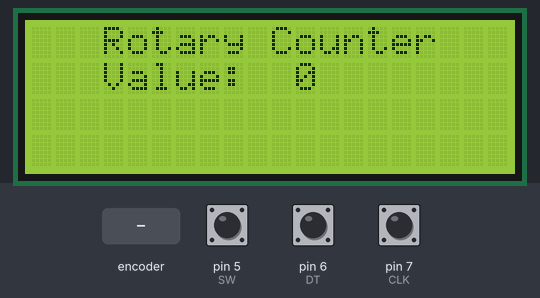
Simulated run of this sketch. Board: Arduino Uno, built with avr-gcc and run on an emulated ATmega328P. Shown: 20×4 character LCD. The test bench sets the inputs (shaded band); at power-on: pin 5 (SW) HIGH, pin 6 (DT) HIGH, pin 7 (CLK) HIGH.

Above: at 1.2 s.
1.3 s: pin 5 (SW) pulled LOW for 0.15 s
At 1.6 s:
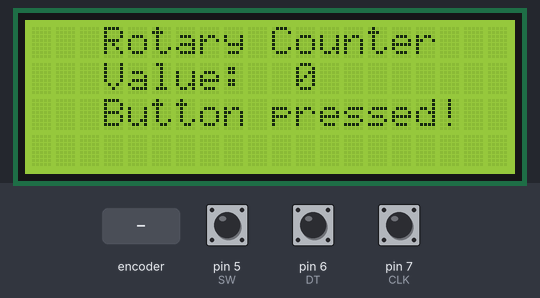
3.8 s: rotary encoder on pin 7 (CLK) / pin 6 (DT) turned 3 steps (first pin leading)
At 4.13 s:
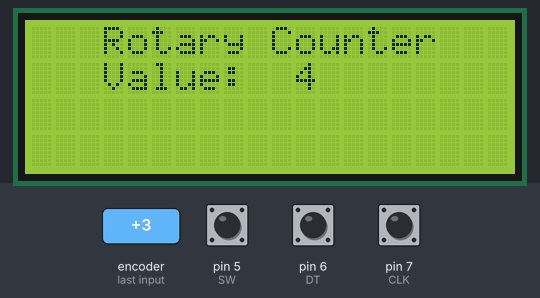
5.9 s: pin 5 (SW) pulled LOW for 1 s
At 6.3 s:
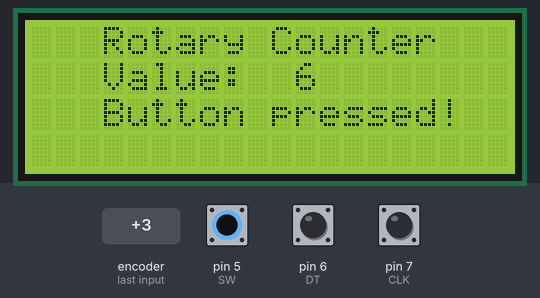
8.4 s: rotary encoder on pin 7 (CLK) / pin 6 (DT) turned 1 step (first pin leading)
At 9.8 s:
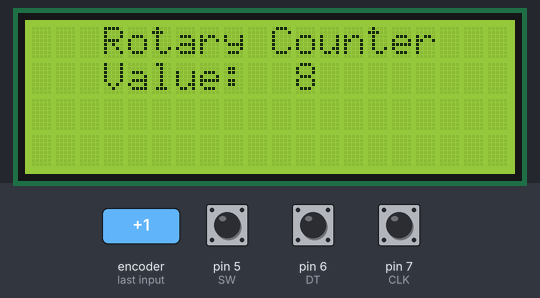
Timing chart, 0 to 11.1 s (numbered marks = the images above; inputs shaded):
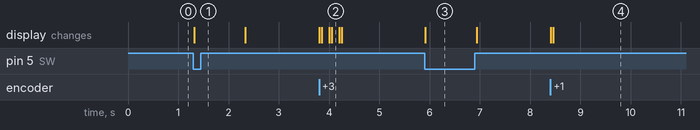

Measured:
- after the input at 1.3 s, the display: changes at once (image 1)
- after the input at 3.8 s, the display: first changes at once (image 2 shows a later state)
- after the input at 5.9 s, the display: changes at once (image 3)
- after the input at 8.4 s, the display: first changes at once (image 4 shows a later state)

The sketch:

2004_I2C_Rotary_Counter.ino
```cpp
#include <Wire.h>
#include <LiquidCrystal_I2C.h>
LiquidCrystal_I2C lcd(0x27, 20, 4);

#define CLK 7  // CLK
#define DT 6   // DT
#define SW 5   // Switch

 int counter = 0;
 int aState;
 int aLastState;
 int lastButtonPress = 0;

void setup() {
  pinMode (CLK,INPUT);
  pinMode (DT,INPUT);
  pinMode (SW, INPUT_PULLUP);
  lcd.begin();
  Serial.begin(9600);
  //Serial.println(" Rotary Counter");
  aLastState = digitalRead(CLK);
  lcd.setCursor(0,0);
  lcd.print("   Rotary Counter");
  lcd.setCursor(3,1);lcd.print("Value: ");
  lcd.setCursor(11,1);lcd.print(counter);
}

void loop() {

	aState = digitalRead(CLK);
   if (aState != aLastState){if (digitalRead(DT) != aState) { counter ++;} else { counter --;}
                             lcd.setCursor(11,1);lcd.print("     ");lcd.setCursor(11,1);lcd.print(counter);}
                             aLastState = aState;

   int btnState = digitalRead(SW);
   if (btnState == LOW){if (millis() - lastButtonPress > 50){lcd.setCursor(3,2);lcd.print("Button pressed!");delay(1000);lcd.setCursor(3,2);lcd.print("                  ");}
                       lastButtonPress = millis();
                       }lcd.setCursor(0,2);

}
```
